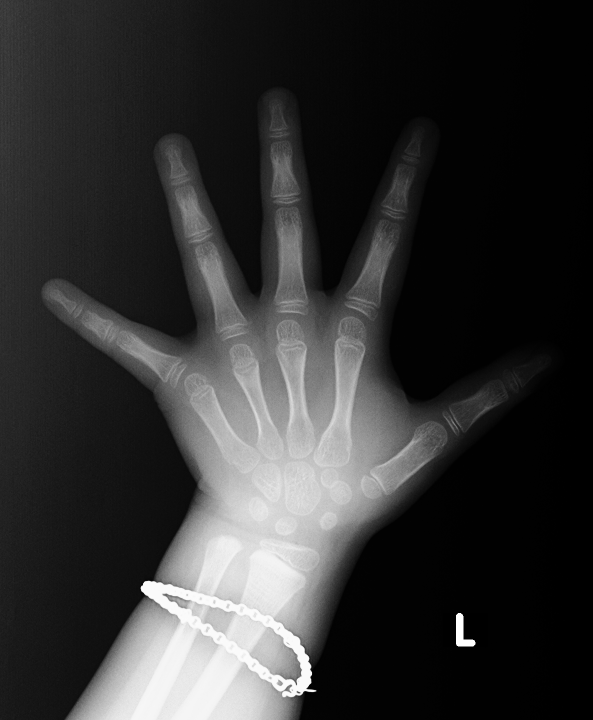
#> input picture samples/sample_female_01.png, 1186 x 1440 px (shown at 1/2 size); its folder holds only this picture in this run
$ python preprocess_hospital.py   (older library calls are emulated)
#> lines starting #> are read from the running program, lines starting #| are printed output that depends on the picture
### anatomical_branch/clinical_algorithm.py
import math
import os
try:
    import cv2
except ImportError:
    cv2 = None
import numpy as np
try:
    import torch
except ImportError:
    torch = None


def imread_unicode(path):
    """Cross-platform (Windows/macOS/Linux) Unicode-safe image reader for paths with Vietnamese characters."""
    if not os.path.exists(path):
        return None
    try:
        data = np.fromfile(path, dtype=np.uint8)
        if data.size == 0:
            return None
        return cv2.imdecode(data, cv2.IMREAD_COLOR)
    except Exception:
        return cv2.imread(path)


def imwrite_unicode(path, img, params=None):
    """Cross-platform (Windows/macOS/Linux) Unicode-safe image writer for paths with Vietnamese characters."""
    os.makedirs(os.path.dirname(os.path.abspath(path)), exist_ok=True)
    ext = os.path.splitext(path)[1] or ".png"
    try:
        ok, buf = cv2.imencode(ext, img, params or [])
        if ok:
            buf.tofile(path)
            return True
    except Exception:
        pass
    return cv2.imwrite(path, img, params or [])


# ==============================================================================
# STEP 0: ANATOMICAL GROUPING OF THE 16 ROIs (GASKIN / GREULICH & PYLE)
# ==============================================================================
ROI_INDICES = list(range(14)) + [15, 16]

ANATOMICAL_GROUPS = {
    "DIP":    {"rois": [0, 3, 6, 9, 12], "name": "Group 1: Distal (DIP)",       "color_rgb": (239, 68, 68),   "hex": "#EF4444"},
    "PIP":    {"rois": [1, 4, 7, 10],    "name": "Group 2: Middle (PIP)",       "color_rgb": (245, 158, 11),  "hex": "#F59E0B"},
    "MCP":    {"rois": [2, 5, 8, 11],    "name": "Group 3: Proximal (MCP)",     "color_rgb": (16, 185, 129),  "hex": "#10B981"},
    "Thumb":  {"rois": [13],             "name": "Group 4: Thumb (MCP1)",       "color_rgb": (168, 85, 247),  "hex": "#A855F7"},
    "Carpal": {"rois": [15],             "name": "Group 5: Carpal Bones",       "color_rgb": (56, 189, 248),  "hex": "#38BDF8"},
    "Wrist":  {"rois": [16],             "name": "Group 6: Radius-Ulna (Wrist)","color_rgb": (244, 114, 182), "hex": "#F472B6"},
}

ROI_TO_GROUP = {}
for g_key, g_info in ANATOMICAL_GROUPS.items():
    for r_idx in g_info["rois"]:
        ROI_TO_GROUP[r_idx] = g_key

GASKIN_STAGE_PRIORS = {
    1: {"DIP": 0.15, "PIP": 0.25, "MCP": 0.25, "Thumb": 0.05, "Carpal": 0.20, "Wrist": 0.10},
    2: {"DIP": 0.25, "PIP": 0.30, "MCP": 0.20, "Thumb": 0.05, "Carpal": 0.10, "Wrist": 0.10},
    3: {"DIP": 0.25, "PIP": 0.25, "MCP": 0.15, "Thumb": 0.20, "Carpal": 0.05, "Wrist": 0.10},
    4: {"DIP": 0.30, "PIP": 0.30, "MCP": 0.15, "Thumb": 0.05, "Carpal": 0.00, "Wrist": 0.20},
    5: {"DIP": 0.00, "PIP": 0.15, "MCP": 0.10, "Thumb": 0.00, "Carpal": 0.00, "Wrist": 0.75},
}

STAGE_DESCRIPTIONS = {
    1: "STAGE 1: Infancy & Toddlerhood (Carpal & Epiphyseal Ossification Onset)",
    2: "STAGE 2: Pre-Puberty (Epiphyseal Width Expansion R_w)",
    3: "STAGE 3: Puberty (Adductor Sesamoid Ossification & Epiphyseal Capping)",
    4: "STAGE 4: Early Adolescence (Phalangeal Physeal Fusion DIP -> MCP -> PIP)",
    5: "STAGE 5: Late Adolescence (Phalanges Saturated -> Distal Radius-Ulna Fusion)",
}


# ==============================================================================
# STEP 1 (MODULE 1): AUTOMATED MORPHOLOGICAL FEATURE EXTRACTION (1A -> 1E)
# ==============================================================================
# [36 lines left out: function _measure_carpal_1a, not called in this run]


# Quy tắc chọn đoạn thẳng trục xương tham chiếu cho từng vùng ROI (0 -> 13):
# - 0 và 1 vuông góc với 0->1; 2 vuông góc với 1->2
# - 3 và 4 vuông góc với 3->4; 5 vuông góc với 4->5
# - 6 và 7 vuông góc với 6->7; 8 vuông góc với 7->8
# - 9 và 10 vuông góc với 9->10; 11 vuông góc với 10->11
# - 12 và 13 vuông góc với 12->13
ROI_AXIS_SEGMENT = {
    0: (0, 1),   1: (0, 1),   2: (1, 2),
    3: (3, 4),   4: (3, 4),   5: (4, 5),
    6: (6, 7),   7: (6, 7),   8: (7, 8),
    9: (9, 10), 10: (9, 10), 11: (10, 11),
    12: (12, 13), 13: (12, 13),
}


# [592 lines left out: functions compute_roi_axis_vectors, _measure_joint_1b_1c, _measure_sesamoid_1d, _measure_wrist_1e, extract_roi_morphology, soft_topk_retrieval and 2 more, not called in this run]


# ==============================================================================
# STEP 4: SIMPLIFIED CLINICAL DASHBOARD RENDERER (WINDOWS / MACOS / LINUX)
# ==============================================================================
_FONT_CACHE = {}


# [178 lines left out: functions _get_pil_font, render_clinical_dashboard, not called in this run]

### preprocess_hospital.py
import os
import glob
import json
import math
import argparse
import cv2
import numpy as np
from anatomical_branch.clinical_algorithm import imread_unicode, imwrite_unicode

ROOT_DIR = os.path.dirname(os.path.abspath(__file__))
SAMPLES_DIR = os.path.join(ROOT_DIR, "samples")
SAMPLE_KP_JSON = os.path.join(SAMPLES_DIR, "sample_keypoints.json")
MANUAL_KP_JSON = os.path.join(ROOT_DIR, "outputs", "xai_results", "manual_annotations.json")
OUT_STD_DIR = os.path.join(ROOT_DIR, "outputs", "standardized_512")

FINGER_CHAINS = [
    (0, 1, 2),    # Fifth finger:  0 -> 1 -> 2
    (3, 4, 5),    # Fourth finger: 3 -> 4 -> 5
    (6, 7, 8),    # Middle finger: 6 -> 7 -> 8
    (9, 10, 11),  # Index finger:  9 -> 10 -> 11
    (12, 13),     # Thumb:         12 -> 13
]

KP_GUIDE_NAMES = {
    0: "0: Fifth Finger - Distal (DIP5)",
    1: "1: Fifth Finger - Middle (PIP5)",
    2: "2: Fifth Finger - Proximal (MCP5)",
    3: "3: Fourth Finger - Distal (DIP4)",
    4: "4: Fourth Finger - Middle (PIP4)",
    5: "5: Fourth Finger - Proximal (MCP4)",
    6: "6: Middle Finger - Distal (DIP3)",
    7: "7: Middle Finger - Middle (PIP3)",
    8: "8: Middle Finger - Proximal (MCP3)",
    9: "9: Index Finger - Distal (DIP2)",
    10: "10: Index Finger - Middle (PIP2)",
    11: "11: Index Finger - Proximal (MCP2)",
    12: "12: Thumb - Interphalangeal (IP1)",
    13: "13: Thumb - Metacarpophalangeal (MCP1)",
    14: "14: First Metacarpal Base (CMC1 - anchor)",
    15: "15: Carpal Bone Cavity Center (Carpal)",
    16: "16: Distal Radius-Ulna Center (Wrist)",
}


def load_keypoint_store():
    store = {}
    for p in (SAMPLE_KP_JSON, MANUAL_KP_JSON):
        if os.path.exists(p):
            try:
                with open(p, "r", encoding="utf-8") as f:
                    data = json.load(f)
                if isinstance(data, dict):
                    store.update(data)
            except Exception:
                pass
    return store


# [88 lines left out: functions save_manual_keypoints, annotate_17_keypoints_interactive, not called in this run]


def standardize_to_valid_512(orig_img, manual_kpts):
    """
    Standardize a hand radiograph to 512x512 RGB and extract 16 anatomical ROI bounding boxes
    directly from 17 manually annotated keypoints (0 -> 16):
      1. Crop excessive empty detector margins around smaller hands while preserving manual keypoint coordinates.
      2. Rotate image so KP6 -> KP8 (middle finger axis) is vertical on the centerline.
      3. Apply CLAHE contrast enhancement in LAB space + aspect-ratio preserving Letterbox to 512x512.
      4. Compute 16 anatomical ROI bounding boxes (squares 0..13 + wrists 15, 16).
    """
    if manual_kpts is None or len(manual_kpts) < 17:
        return None, None, None

    kpts = np.array([[float(pt[0]), float(pt[1])] for pt in manual_kpts[:17]], dtype=np.float64)
    h, w = orig_img.shape[:2]

    L_raw = math.hypot(kpts[6][0] - kpts[16][0], kpts[6][1] - kpts[16][1])
    est_L_512 = L_raw * (512.0 / max(w, h))
    work_img = orig_img
    if L_raw > 50 and est_L_512 < 265.0:
        target_span = L_raw * (512.0 / 292.0)
        cx_m = float(np.mean(kpts[:, 0]))
        cy_m = float(np.mean(kpts[:, 1]))
        half_span = target_span / 2.0
        x1 = max(0, int(round(cx_m - half_span)))
        x2 = min(w, int(round(cx_m + half_span)))
        y1 = max(0, int(round(cy_m - half_span)))
        y2 = min(h, int(round(cy_m + half_span)))
        if (x2 - x1) > L_raw * 1.15 and (y2 - y1) > L_raw * 1.15:
            work_img = orig_img[y1:y2, x1:x2].copy()
            kpts[:, 0] -= x1
            kpts[:, 1] -= y1

    x6, y6 = float(kpts[6][0]), float(kpts[6][1])
    x8, y8 = float(kpts[8][0]), float(kpts[8][1])
    dx, dy = x6 - x8, y6 - y8
    rot_angle_deg = math.degrees(math.atan2(dy, dx) + math.pi / 2.0)

    wh, ww = work_img.shape[:2]
    cx, cy = (x6 + x8) / 2.0, (y6 + y8) / 2.0
    M = cv2.getRotationMatrix2D((cx, cy), rot_angle_deg, 1.0)

    corners = np.array([[0, 0], [ww, 0], [ww, wh], [0, wh]], dtype=np.float32)
    corners_ones = np.hstack([corners, np.ones((4, 1))])
    rotated_corners = M.dot(corners_ones.T).T
    min_x, min_y = np.min(rotated_corners, axis=0)
    max_x, max_y = np.max(rotated_corners, axis=0)

    half_w = max(cx - min_x, max_x - cx)
    new_w = int(math.ceil(half_w * 2))
    new_h = int(math.ceil(max_y - min_y))

    M[0, 2] += new_w / 2.0 - cx
    M[1, 2] += -min_y

    rotated_img = cv2.warpAffine(work_img, M, (new_w, new_h), borderValue=(0, 0, 0))

    lab = cv2.cvtColor(rotated_img, cv2.COLOR_BGR2LAB)
    l_channel, a_ch, b_ch = cv2.split(lab)
    clahe = cv2.createCLAHE(clipLimit=3.0, tileGridSize=(8, 8))
    cl = clahe.apply(l_channel)
    enhanced_img = cv2.cvtColor(cv2.merge((cl, a_ch, b_ch)), cv2.COLOR_LAB2BGR)

    target_size = 512
    scale = target_size / max(new_w, new_h)
    new_w_scaled = int(new_w * scale)
    new_h_scaled = int(new_h * scale)
    resized = cv2.resize(enhanced_img, (new_w_scaled, new_h_scaled), interpolation=cv2.INTER_AREA)

    pad_top = (target_size - new_h_scaled) // 2
    pad_bottom = target_size - new_h_scaled - pad_top
    pad_left = (target_size - new_w_scaled) // 2
    pad_right = target_size - new_w_scaled - pad_left

    final_img = cv2.copyMakeBorder(resized, pad_top, pad_bottom, pad_left, pad_right, cv2.BORDER_CONSTANT, value=(0, 0, 0))

    kpts_512 = []
    for i in range(17):
        pt = M.dot(np.array([kpts[i][0], kpts[i][1], 1.0]))
        fx = float(pt[0] * scale + pad_left)
        fy = float(pt[1] * scale + pad_top)
        kpts_512.append([fx, fy, 2])

    pt6, pt7, pt14, pt15, pt16 = kpts_512[6], kpts_512[7], kpts_512[14], kpts_512[15], kpts_512[16]
    dist_6_7 = math.hypot(pt6[0] - pt7[0], pt6[1] - pt7[1])
    L = math.hypot(pt6[0] - pt16[0], pt6[1] - pt16[1])
    if dist_6_7 < 5.0 or L < 20.0:
        return None, None, None

    squares = []
    half_s = (0.8 * dist_6_7) / 2.0
    for i in range(14):
        px, py = kpts_512[i][0], kpts_512[i][1]
        squares.append({
            "point_index": i,
            "bbox": [px - half_s, py - half_s, px + half_s, py + half_s],
        })

    w1, h1 = 0.45 * L, 0.27 * L
    right_edge1 = pt14[0] + 0.05 * L
    squares.append({
        "point_index": 15,
        "bbox": [right_edge1 - w1, pt15[1] - h1 / 2.0, right_edge1, pt15[1] + h1 / 2.0],
    })

    w2, h2 = 0.40 * L, 0.20 * L
    squares.append({
        "point_index": 16,
        "bbox": [pt16[0] - w2 / 2.0, pt16[1] - h2 / 2.0, pt16[0] + w2 / 2.0, pt16[1] + h2 / 2.0],
    })

    return final_img, kpts_512, squares


def preprocess_single_raw_image(orig_img, img_path=None, gender="female", real_age=None, force_interactive=False):
    """
    Standardize a single raw radiograph using manual 17-keypoint annotations:
      - Uses stored manual keypoints if available (unless force_interactive=True).
      - Otherwise launches the interactive 17-keypoint GUI so the user clicks keypoints 0 -> 16.
    """
    store = load_keypoint_store()
    case_label = os.path.splitext(os.path.basename(img_path))[0] if img_path else "scan"
    prev_kpts = store.get(case_label, {}).get("raw_keypoints")

    if prev_kpts is None and img_path is None:
        h, w = orig_img.shape[:2]
        for k, v in store.items():
            cand_p = os.path.join(SAMPLES_DIR, f"{k}.png")
            if os.path.exists(cand_p):
                cim = imread_unicode(cand_p)
                if cim is not None and cim.shape[:2] == (h, w) and np.array_equal(cim, orig_img):
                    case_label = k
                    prev_kpts = v.get("raw_keypoints")
                    break

    if prev_kpts is not None and not force_interactive:
        manual_kpts = prev_kpts
    else:
        manual_kpts = annotate_17_keypoints_interactive(
            orig_img, case_label=case_label, gender=gender, real_age=real_age, prev_kpts=prev_kpts
        )
        if manual_kpts is None:
            return None, None, None

    final_img, kpts_512, squares = standardize_to_valid_512(orig_img, manual_kpts)
    if final_img is not None and (force_interactive or prev_kpts is None):
        save_manual_keypoints(case_label, manual_kpts, kpts_512)
    return final_img, kpts_512, squares


def main():
    parser = argparse.ArgumentParser(description="Manual 17-Keypoint Standardization (512x512 RGB + 16 ROIs) for Hand Radiographs")
    parser.add_argument("--input_dir", type=str, default=SAMPLES_DIR, help="Directory of input hand X-ray images (default: samples/)")
    parser.add_argument("--output_dir", type=str, default=OUT_STD_DIR, help="Directory to save standardized 512x512 images and JSON metadata")
    parser.add_argument("--redo", action="store_true", help="Re-annotate 17 keypoints interactively even if saved keypoints exist")
    args = parser.parse_args()

    os.makedirs(args.output_dir, exist_ok=True)
    image_paths = []
    for ext in ("*.png", "*.jpg", "*.jpeg"):
        image_paths.extend(glob.glob(os.path.join(args.input_dir, "**", ext), recursive=True))
    image_paths = sorted(image_paths)

    annotations = {}
    for img_path in image_paths:
        orig_img = imread_unicode(img_path)
#> in imread_unicode, returned value is the input picture: shape (1440, 1186, 3); min 0, max 255, mean 49.9
        if orig_img is None:
            continue
        final_img, kpts_512, squares = preprocess_single_raw_image(orig_img, img_path=img_path, force_interactive=args.redo)
#> the loop in load_keypoint_store, `for p in (SAMPLE_KP_JSON, MANUAL_KP_JSON):` made 2 passes; (reads samples/sample_keypoints.json from the repository)
#> in standardize_to_valid_512, `rotated_img = cv2.warpAffine(work_img, M, (new_w, new_h), borderValue=..`:
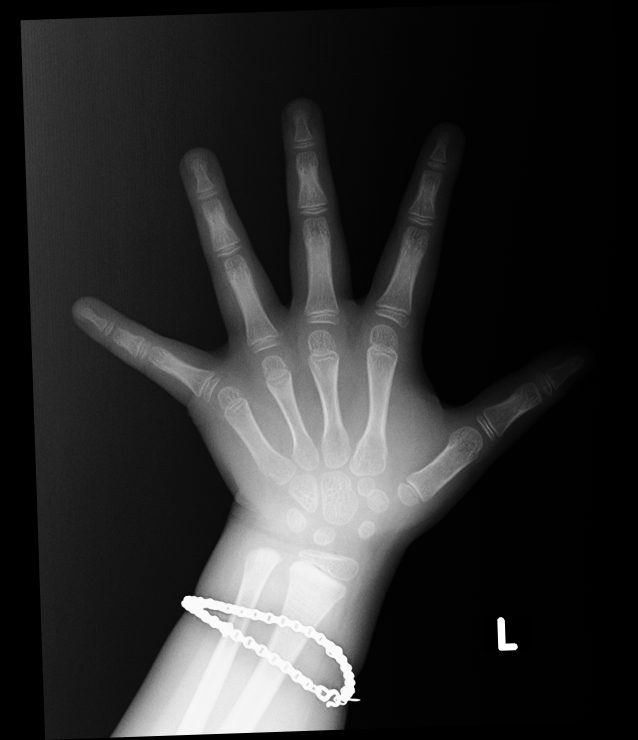
#> rotated_img: shape (1480, 1276, 3) (shown at 1/2 size); min 0, max 255, mean 45.1
#> in standardize_to_valid_512, `lab = cv2.cvtColor(rotated_img, cv2.COLOR_BGR2LAB)`: lab: shape (1480, 1276, 3); mean of channels 0, 1, 2 45.7, 128, 128
#> in standardize_to_valid_512, `l_channel, a_ch, b_ch = cv2.split(lab)`: a_ch: shape (1480, 1276); every value is 128
#> in standardize_to_valid_512, `cl = clahe.apply(l_channel)`:
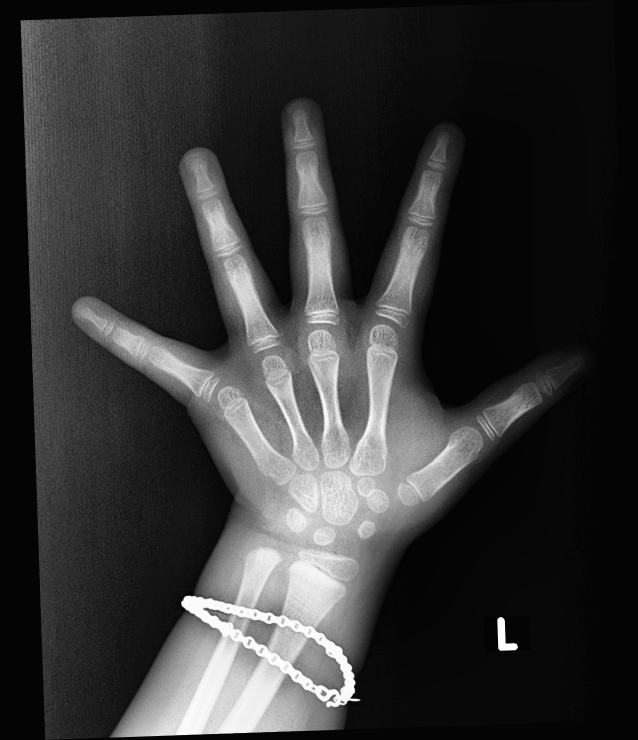
#> cl: shape (1480, 1276) (shown at 1/2 size); min 1, max 255, mean 53.5
#> in standardize_to_valid_512, `resized = cv2.resize(enhanced_img, (new_w_scaled, new_h_scaled), inter..`:
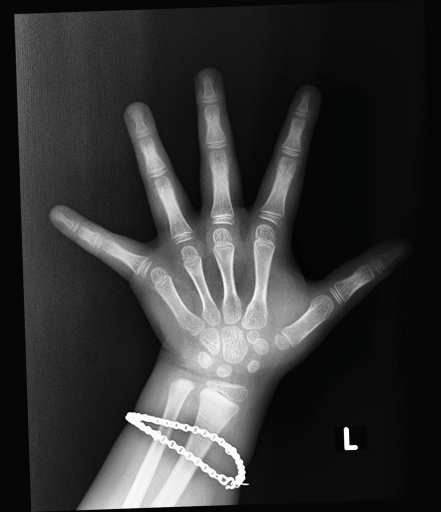
#> resized: shape (512, 441, 3); mean B, G, R 52.7, 52.8, 52.7
#> in standardize_to_valid_512, `final_img = cv2.copyMakeBorder(resized, pad_top, pad_bottom, pad_left,..`:
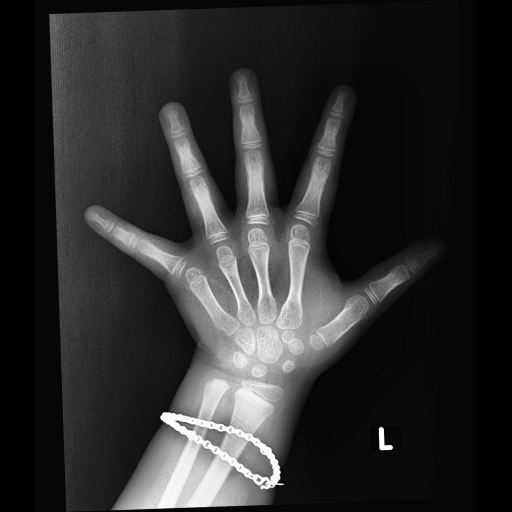
#> final_img: shape (512, 512, 3); mean B, G, R 45.4, 45.5, 45.4
#> in preprocess_single_raw_image, `final_img, kpts_512, squares = standardize_to_valid_512(orig_img, manu..`: kpts_512 = 17 items, first 6: [103, 220.5, 2], [134.3, 240.1, 2], [186.7, 271.6, 2], [170, 138.3, 2], [192.2, 178.6, 2], [222.4, 241.3, 2]; squares = 16 items
        if final_img is None:
            continue
        stem = os.path.splitext(os.path.basename(img_path))[0]
        out_img_path = os.path.join(args.output_dir, f"{stem}.png")
        imwrite_unicode(out_img_path, final_img)
        annotations[stem] = {
            "keypoints": kpts_512,
            "squares": squares,
            "std_path": out_img_path,
        }

    json_out = os.path.join(args.output_dir, "standardized_annotations.json")
    with open(json_out, "w", encoding="utf-8") as f:
        json.dump(annotations, f, indent=2)
    print(f"Standardized {len(annotations)} images -> {args.output_dir}/")


if __name__ == "__main__":
    main()
#| Standardized 1 images -> outputs/standardized_512/
